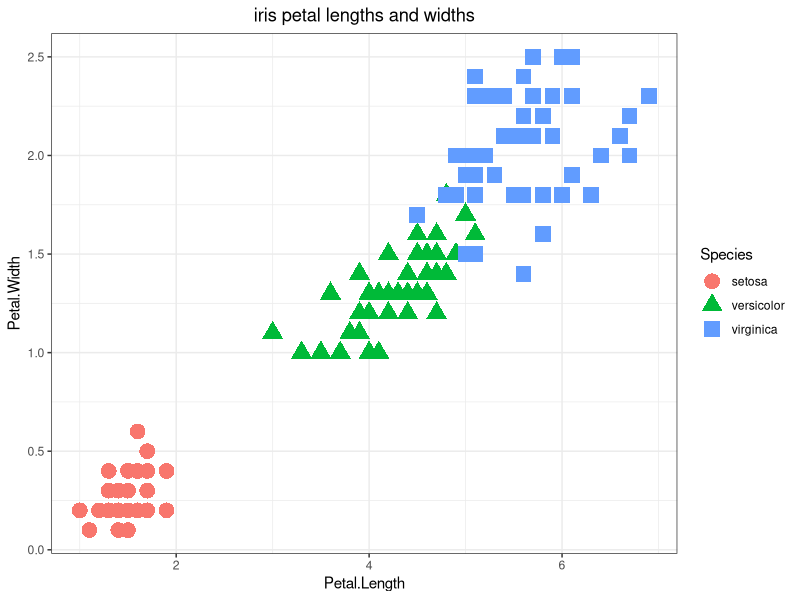

R code for this plot:
### Big question 1 answer: this example illustrates why choosing a single algorithm is not a good idea. KNN is probably not well-suited to examine the relationships that exist within the pidd dataset. This is why comparing multiple algorithms with different tunings, along with a weighted ensemble average and the single best-performing algorithm ("discrete winner"), is ideal. You will learn more about this in Section 6: SuperLearner. 


### Challenge 1: iris knn solution
# Load data.
data(iris)
?iris
str(iris)

# Designate Y and X variables.
Y_iris  <- iris$Species

X_iris <- iris[, 1:4]
X_iris <- scale(X_iris, scale = T, center = T)

# Split the data.
library(caret)
set.seed(1)
iris_split <- createDataPartition(Y_iris, p = 0.70, list = FALSE)
train_iris <- X_iris[iris_split, ]
test_iris <- X_iris[-iris_split, ]

train_iris_labels <- Y_iris[iris_split]
test_iris_labels <- Y_iris[-iris_split]

# Choose starting k-value.
round(sqrt(nrow(train_iris)))

# fit kNN model
library(class)
set.seed(1)
iris_predicted_knn <- knn(train = train_iris, test = test_iris,
                     cl = train_iris_labels, k = 10, prob = TRUE)

# Evaluate cross tabs.
library(gmodels)
CrossTable(x = test_iris_labels, y = iris_predicted_knn, 
           prop.chisq = FALSE,
           prop.r = FALSE,
           prop.c = FALSE,
           prop.t = FALSE)

# compute accuracy
mean(test_iris_labels == iris_predicted_knn) # ~ 96% accuracy! 

# Plot Petal.Length and Petal.Width - can you guess why accuracy was so high? 
ggplot(iris, aes(x = Petal.Length, y = Petal.Width, color = Species, shape = Species)) + 
  geom_point(size = 5, alpha = 1) + 
  ggtitle("iris petal lengths and widths") + 
  theme_bw() + 
  theme(plot.title = element_text(hjust = 0.5)) 
